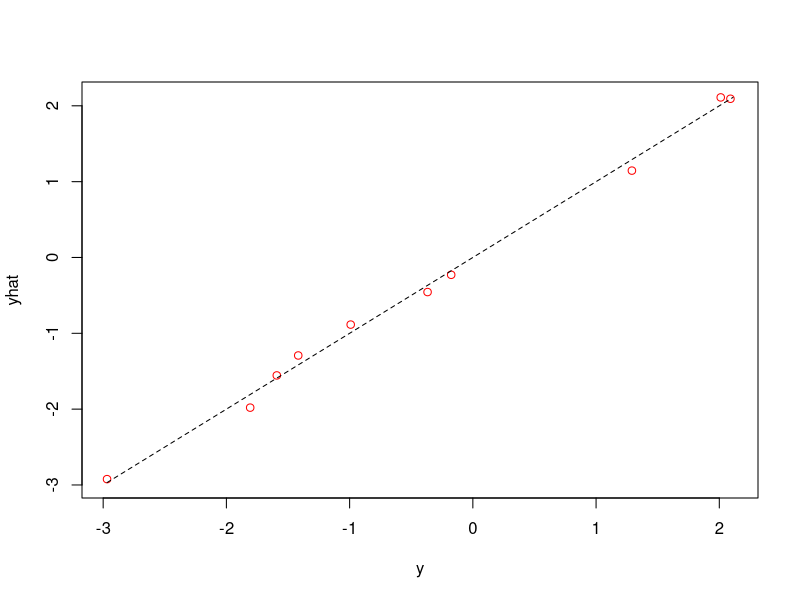
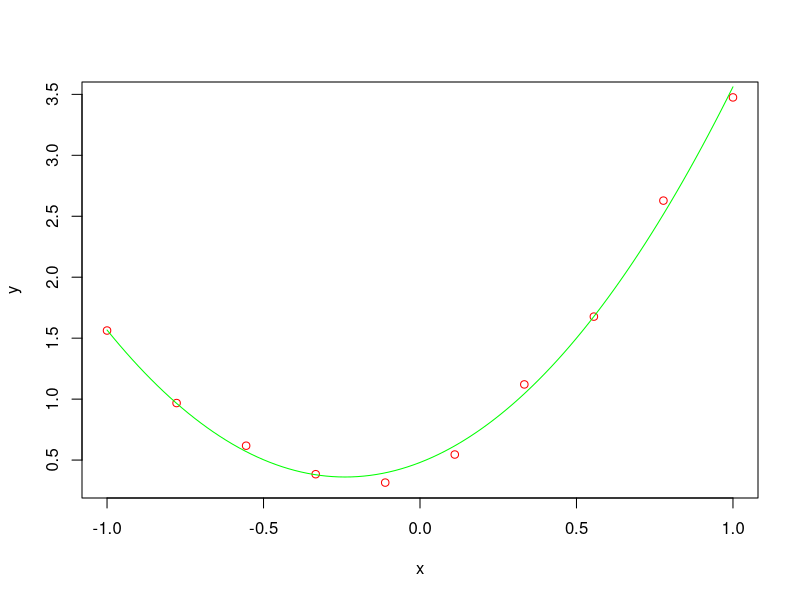

R code for these plots, in order:
# genlin.R  The general linear model

rm( list=ls() )

# set parameters
p <- 3    # number of independent variables in each sample
n <- 10   # number of samples

# make up some data using the linear model:  y = X*beta + eps
X <- matrix( rnorm(n*p), nrow=n )         # make up independent variables (X)
beta <- matrix( rnorm(p), nrow=p )        # make up regression coefficients (beta)
y <- X %*% beta + rnorm( n, sd=0.1 )      # compute dependent variables (y), with some noise

# now suppose we only have X and y.  we can solve the over-determined system
# of linear equations to estimate beta.  we implicitly use a sum-of-squares
# error measure.
betahat <- solve( t(X) %*% X ) %*% t(X) %*% y  # estimate beta
print( cbind( beta, betahat ) )           # compare true and estimated beta
# notice that we don't recover beta exactly.  this is OK, because the data
# are noisy -- we used rnorm() to generate y.

# plot actual and fitted y values
yhat <- X %*% betahat
mn <- min(y,yhat) ; mx <- max(y,yhat)
plot( y, yhat, type='p', col='red', xlim=c(mn,mx), ylim=c(mn,mx) )
lines( c(mn,mx), c(mn,mx), type='l', lty=2 )

# repeat the fit using R's lm() function, which is numerically more stable
fit <- lm( y ~ X - 1 )                    # fit a linear model with y-intercept set to zero
betahat <- fit$coefficients               # get the regression coefficients
print( cbind( beta, betahat ) )           # check the solution

# lm() also returns confidence intervals for the coefficients, and much more
# information as well -- see ?lm and str( fit )
cint <- confint( fit, level=0.95 )

# note that even with the general linear model, we can model the dependent variable
# as a nonlinear function of the independent variables.  we just add new independent
# variables that are nonlinear functions of the initial independent variables.
# for example, we can model y as a quadratic function of x, as follows.

# make up some data
x <- seq( -1, 1, length.out=10 )
X <- cbind( rep( 1, length(x) ), x, x^2 )     # independent variables:  1, x, x^2
beta <- c( 0.5, 1, 2 )                        # coefficients
y <- X %*% beta + rnorm( length(x), sd=0.1 )  # dependent variables

# find regression coefficients
fit <- lm( y ~ X - 1 )
betahat <- fit$coefficients

# plot data and fitted curve
plot( x, y, type='p', col='red' )
curve( betahat[1] + betahat[2]*x + betahat[3]*x^2, col='green', xlim=c(-1,1), add=TRUE )
